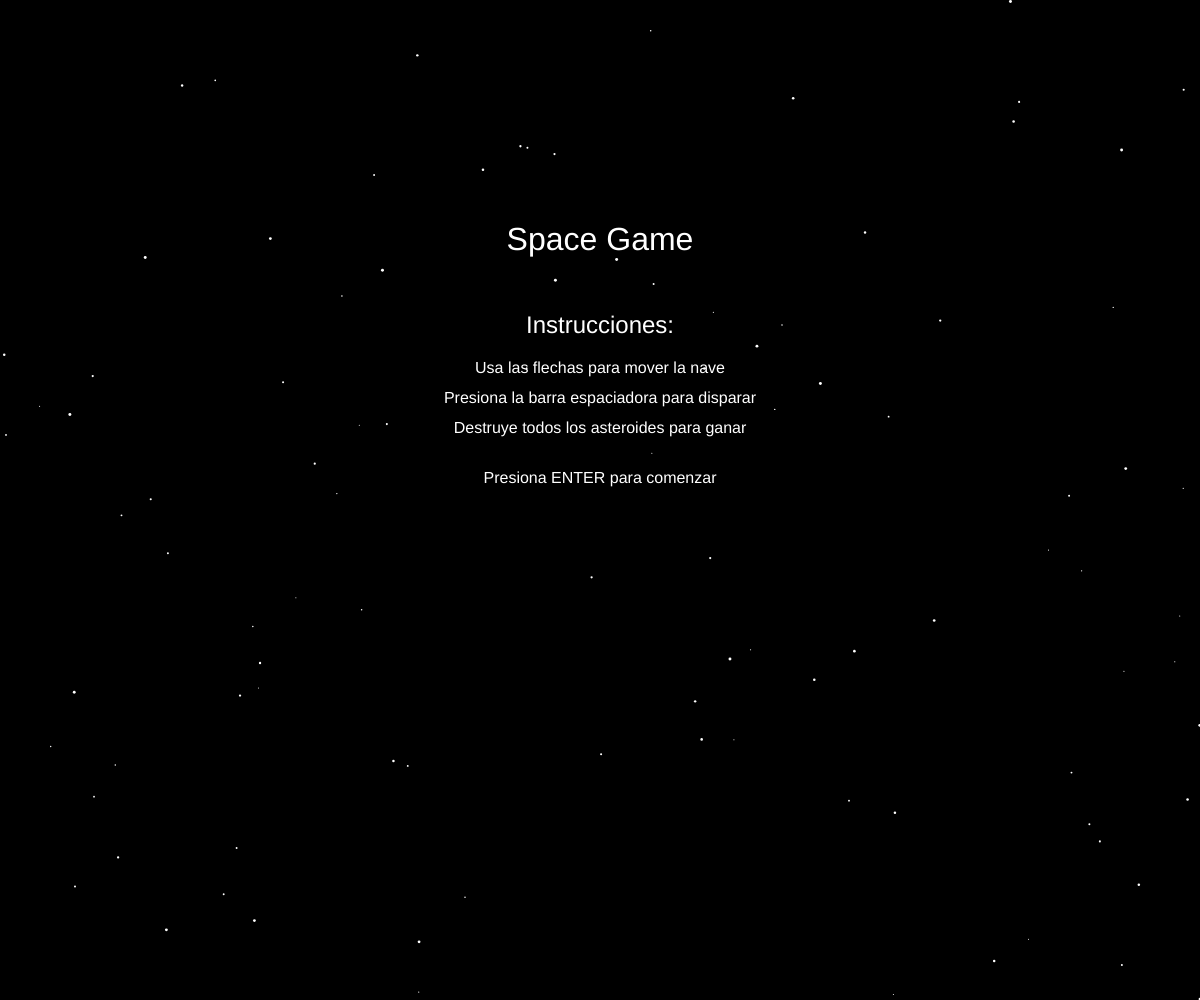
Frame 1 (no input)
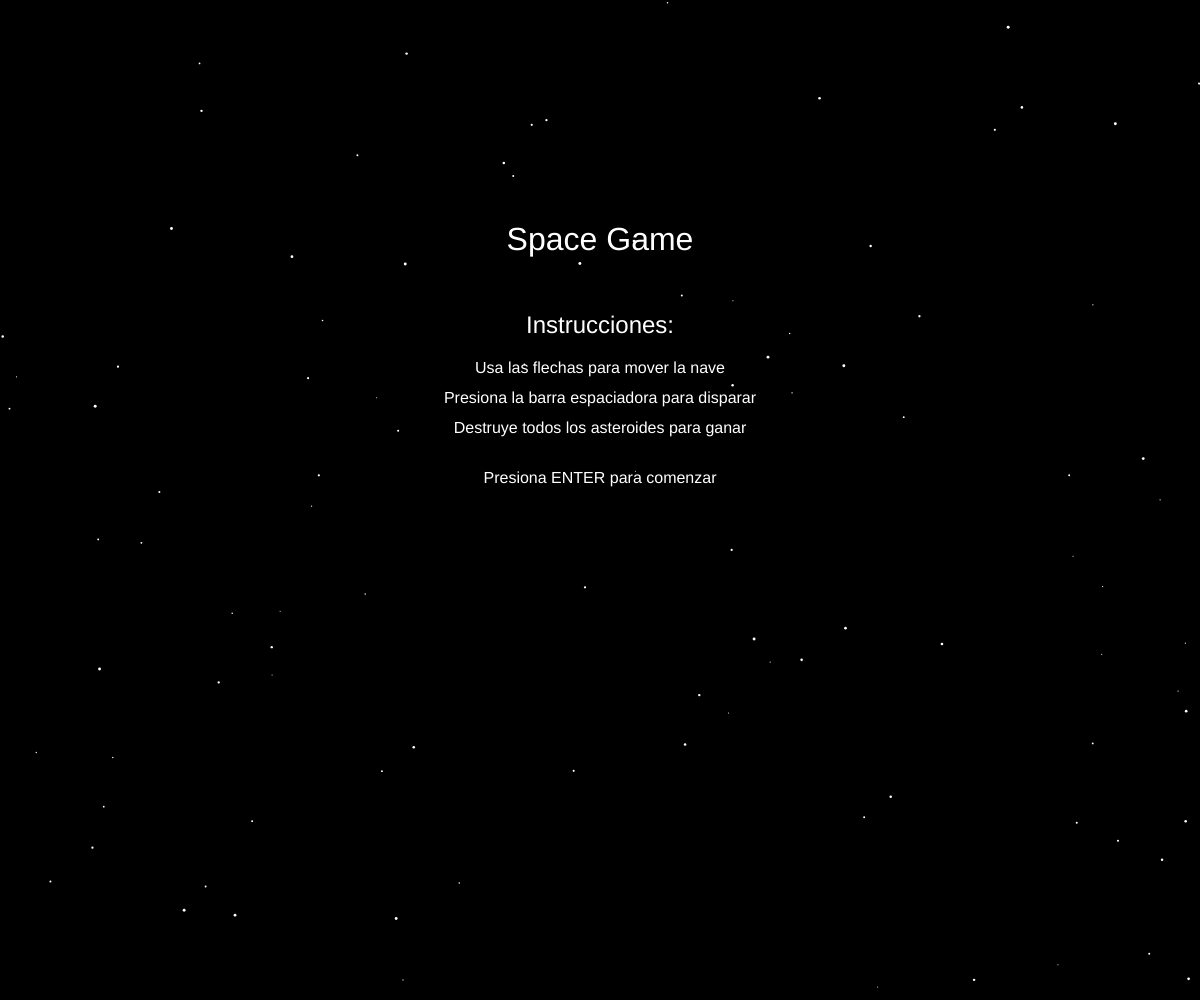
Frame 60 (no input)
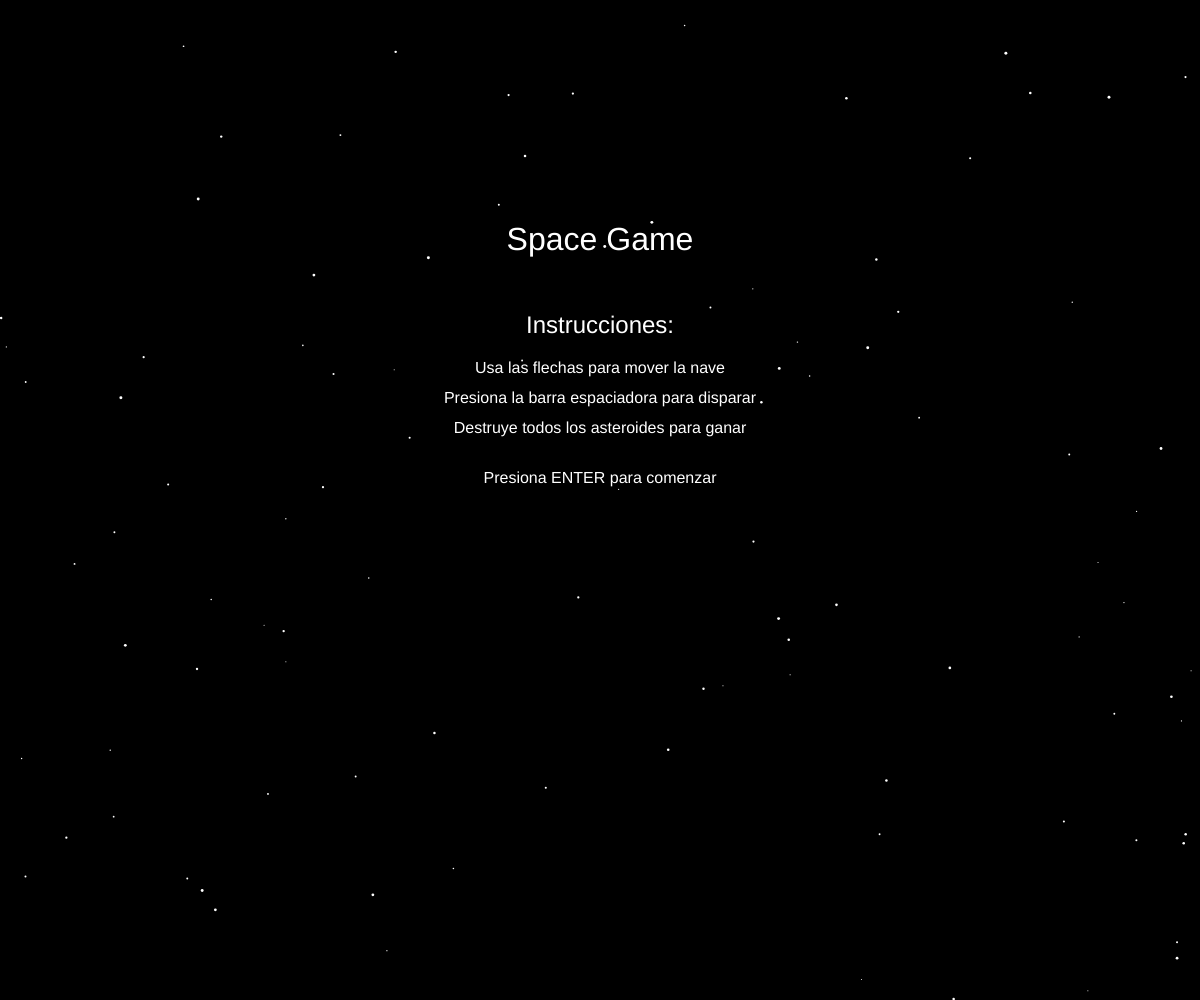
Frame 120 (the mouse pressed at the canvas centre since frame 60)

The p5.js sketch that drew these frames (run headless with seeded random() and noise() and a simulated clock; from frame 60 on, the mouse is pressed at the canvas centre):

// p5.js sketch
// ── sketch.js
let nave;
let asteroides = [];
let disparos = [];
let estrellas = [];
let puntaje = 0;
let juegoTerminado = false;
let juegoIniciado = false;

function setup() {
  createCanvas(windowWidth, windowHeight);
  nave = new Nave();
  for (let i = 0; i < 5; i++) {
    asteroides.push(new Asteroide());
  }
  for (let i = 0; i < 100; i++) {
    estrellas.push(new Estrella());
  }
}

function draw() {
  background(0);
  
  for (let estrella of estrellas) {
    estrella.mostrar();
    estrella.mover();
  }
  
  if (!juegoIniciado) {
    mostrarInstrucciones();
    return;
  }
  
  if (!juegoTerminado) {
    nave.mostrar();
    nave.mover();
    
    for (let i = disparos.length - 1; i >= 0; i--) {
      disparos[i].mostrar();
      disparos[i].mover();
      if (disparos[i].fueraDePantalla()) {
        disparos.splice(i, 1);
      } else {
        for (let j = asteroides.length - 1; j >= 0; j--) {
          if (disparos[i] && disparos[i].impacto(asteroides[j])) {
            puntaje += 10;
            crearExplosion(asteroides[j].pos.x, asteroides[j].pos.y);
            asteroides.splice(j, 1);
            disparos.splice(i, 1);
            break;
          }
        }
      }
    }
    
    for (let asteroide of asteroides) {
      asteroide.mostrar();
      asteroide.mover();
      if (nave.colision(asteroide)) {
        juegoTerminado = true;
        crearExplosion(nave.pos.x, nave.pos.y);
      }
    }
    
    if (asteroides.length === 0) {
      juegoTerminado = true;
    }
    
    mostrarPuntaje();
  } else {
    mostrarGameOver();
  }
  
  actualizarParticulas();
  mostrarFooter();
}

function keyPressed() {
  if (keyCode === 32 && !juegoTerminado) { // Barra espaciadora
    disparos.push(new Disparo(nave.pos, nave.dir));
  }
  if (keyCode === ENTER) {
    if (!juegoIniciado) {
      juegoIniciado = true;
    } else if (juegoTerminado) {
      reiniciarJuego();
    }
  }
}

function mostrarInstrucciones() {
  textAlign(CENTER);
  fill(255);
  textSize(32);
  text("Space Game", width/2, height/4);
  textSize(24);
  text("Instrucciones:", width/2, height/3);
  textSize(16);
  text("Usa las flechas para mover la nave", width/2, height/3 + 40);
  text("Presiona la barra espaciadora para disparar", width/2, height/3 + 70);
  text("Destruye todos los asteroides para ganar", width/2, height/3 + 100);
  text("Presiona ENTER para comenzar", width/2, height/3 + 150);
}

function mostrarPuntaje() {
  fill(255);
  textSize(24);
  textAlign(LEFT);
  text(`Puntaje: ${puntaje}`, 10, 30);
}

function mostrarGameOver() {
  textAlign(CENTER);
  fill(255);
  textSize(64);
  if (asteroides.length === 0) {
    text("¡GANASTE!", width/2, height/2);
  } else {
    text("GAME OVER", width/2, height/2);
  }
  textSize(24);
  text("Presiona ENTER para reiniciar", width/2, height/2 + 50);
}

function mostrarFooter() {
  fill(100);
  rect(0, height - 30, width, 30);
  fill(255);
  textSize(14);
  textAlign(CENTER);
  text("Desarrollado por: Kaiju Tech team - © 2024 Space Game for Nasa Space Apps", width/2, height - 10);
}

function reiniciarJuego() {
  nave = new Nave();
  asteroides = [];
  disparos = [];
  for (let i = 0; i < 5; i++) {
    asteroides.push(new Asteroide());
  }
  puntaje = 0;
  juegoTerminado = false;
}

function windowResized() {
  resizeCanvas(windowWidth, windowHeight);
}

class Nave {
  constructor() {
    this.pos = createVector(width/2, height/2);
    this.r = 20;
    this.dir = 0;
    this.vel = createVector(0, 0);
    this.color = color(255, 0, 0);
  }
  
  mostrar() {
    push();
    translate(this.pos.x, this.pos.y);
    rotate(this.dir + PI/2);
    fill(this.color);
    triangle(-this.r, this.r, this.r, this.r, 0, -this.r);
    pop();
  }
  
  mover() {
    if (keyIsDown(LEFT_ARROW)) {
      this.dir -= 0.1;
    }
    if (keyIsDown(RIGHT_ARROW)) {
      this.dir += 0.1;
    }
    if (keyIsDown(UP_ARROW)) {
      let fuerza = p5.Vector.fromAngle(this.dir);
      fuerza.mult(0.1);
      this.vel.add(fuerza);
      this.mostrarPropulsion();
    }
    this.pos.add(this.vel);
    this.vel.mult(0.99);
    this.pos.x = (this.pos.x + width) % width;
    this.pos.y = (this.pos.y + height) % height;
  }
  
  mostrarPropulsion() {
    push();
    translate(this.pos.x, this.pos.y);
    rotate(this.dir + PI/2);
    fill(255, 165, 0);
    triangle(-this.r/2, this.r, this.r/2, this.r, 0, this.r + random(10, 20));
    pop();
  }
  
  colision(asteroide) {
    let d = dist(this.pos.x, this.pos.y, asteroide.pos.x, asteroide.pos.y);
    return d < this.r + asteroide.r;
  }
}

class Asteroide {
  constructor() {
    this.pos = createVector(random(width), random(height));
    this.vel = p5.Vector.random2D();
    this.r = random(20, 50);
    this.total = floor(random(5, 15));
    this.offset = [];
    for (let i = 0; i < this.total; i++) {
      this.offset[i] = random(-5, 5);
    }
    this.color = color(random(100, 255), random(100, 255), random(100, 255));
  }
  
  mostrar() {
    push();
    translate(this.pos.x, this.pos.y);
    noFill();
    stroke(this.color);
    beginShape();
    for (let i = 0; i < this.total; i++) {
      let angle = map(i, 0, this.total, 0, TWO_PI);
      let r = this.r + this.offset[i];
      let x = r * cos(angle);
      let y = r * sin(angle);
      vertex(x, y);
    }
    endShape(CLOSE);
    pop();
  }
  
  mover() {
    this.pos.add(this.vel);
    this.pos.x = (this.pos.x + width) % width;
    this.pos.y = (this.pos.y + height) % height;
  }
}

class Disparo {
  constructor(pos, angle) {
    this.pos = createVector(pos.x, pos.y);
    this.vel = p5.Vector.fromAngle(angle);
    this.vel.mult(10);
    this.color = color(0, 255, 0);
  }
  
  mostrar() {
    push();
    stroke(this.color);
    strokeWeight(4);
    point(this.pos.x, this.pos.y);
    pop();
  }
  
  mover() {
    this.pos.add(this.vel);
  }
  
  fueraDePantalla() {
    return (this.pos.x < 0 || this.pos.x > width || this.pos.y < 0 || this.pos.y > height);
  }
  
  impacto(asteroide) {
    let d = dist(this.pos.x, this.pos.y, asteroide.pos.x, asteroide.pos.y);
    return d < asteroide.r;
  }
}

class Estrella {
  constructor() {
    this.pos = createVector(random(width), random(height));
    this.vel = createVector(random(-0.5, 0.5), random(-0.5, 0.5));
    this.r = random(1, 3);
  }
  
  mostrar() {
    noStroke();
    fill(255);
    ellipse(this.pos.x, this.pos.y, this.r);
  }
  
  mover() {
    this.pos.add(this.vel);
    if (this.pos.x < 0 || this.pos.x > width) this.vel.x *= -1;
    if (this.pos.y < 0 || this.pos.y > height) this.vel.y *= -1;
  }
}

let particulas = [];

function crearExplosion(x, y) {
  for (let i = 0; i < 20; i++) {
    let particula = new Particula(x, y);
    particulas.push(particula);
  }
}

class Particula {
  constructor(x, y) {
    this.pos = createVector(x, y);
    this.vel = p5.Vector.random2D().mult(random(2, 5));
    this.acc = createVector(0, 0.1);
    this.r = random(2, 5);
    this.lifetime = 255;
  }

  update() {
    this.vel.add(this.acc);
    this.pos.add(this.vel);
    this.lifetime -= 5;
  }

  mostrar() {
    noStroke();
    fill(255, 0, 0, this.lifetime);
    ellipse(this.pos.x, this.pos.y, this.r * 2);
  }

  terminada() {
    return this.lifetime < 0;
  }
}

function actualizarParticulas() {
  for (let i = particulas.length - 1; i >= 0; i--) {
    particulas[i].update();
    particulas[i].mostrar();
    if (particulas[i].terminada()) {
      particulas.splice(i, 1);
    }
  }
}
